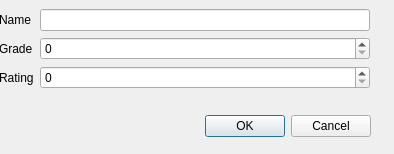
<?xml version="1.0" encoding="UTF-8"?>
<ui version="4.0">
 <class>input_climb_data</class>
 <widget class="QDialog" name="input_climb_data">
  <property name="geometry">
   <rect>
    <x>0</x>
    <y>0</y>
    <width>394</width>
    <height>154</height>
   </rect>
  </property>
  <property name="windowTitle">
   <string>Dialog</string>
  </property>
  <widget class="QDialogButtonBox" name="buttonBox">
   <property name="geometry">
    <rect>
     <x>30</x>
     <y>110</y>
     <width>341</width>
     <height>32</height>
    </rect>
   </property>
   <property name="orientation">
    <enum>Qt::Horizontal</enum>
   </property>
   <property name="standardButtons">
    <set>QDialogButtonBox::Cancel|QDialogButtonBox::Ok</set>
   </property>
  </widget>
  <widget class="QWidget" name="formLayoutWidget">
   <property name="geometry">
    <rect>
     <x>-1</x>
     <y>9</y>
     <width>371</width>
     <height>91</height>
    </rect>
   </property>
   <layout class="QFormLayout" name="formLayout">
    <item row="0" column="0">
     <widget class="QLabel" name="Name">
      <property name="text">
       <string>Name</string>
      </property>
     </widget>
    </item>
    <item row="0" column="1">
     <widget class="QLineEdit" name="climb_name"/>
    </item>
    <item row="1" column="0">
     <widget class="QLabel" name="Grade">
      <property name="text">
       <string>Grade</string>
      </property>
     </widget>
    </item>
    <item row="1" column="1">
     <widget class="QSpinBox" name="grade"/>
    </item>
    <item row="2" column="0">
     <widget class="QLabel" name="ratingLabel_2">
      <property name="text">
       <string>Rating</string>
      </property>
     </widget>
    </item>
    <item row="2" column="1">
     <widget class="QSpinBox" name="ratingSpinBox"/>
    </item>
   </layout>
  </widget>
 </widget>
 <resources/>
 <connections>
  <connection>
   <sender>buttonBox</sender>
   <signal>accepted()</signal>
   <receiver>input_climb_data</receiver>
   <slot>accept()</slot>
   <hints>
    <hint type="sourcelabel">
     <x>248</x>
     <y>254</y>
    </hint>
    <hint type="destinationlabel">
     <x>157</x>
     <y>274</y>
    </hint>
   </hints>
  </connection>
  <connection>
   <sender>buttonBox</sender>
   <signal>rejected()</signal>
   <receiver>input_climb_data</receiver>
   <slot>reject()</slot>
   <hints>
    <hint type="sourcelabel">
     <x>316</x>
     <y>260</y>
    </hint>
    <hint type="destinationlabel">
     <x>286</x>
     <y>274</y>
    </hint>
   </hints>
  </connection>
 </connections>
</ui>
